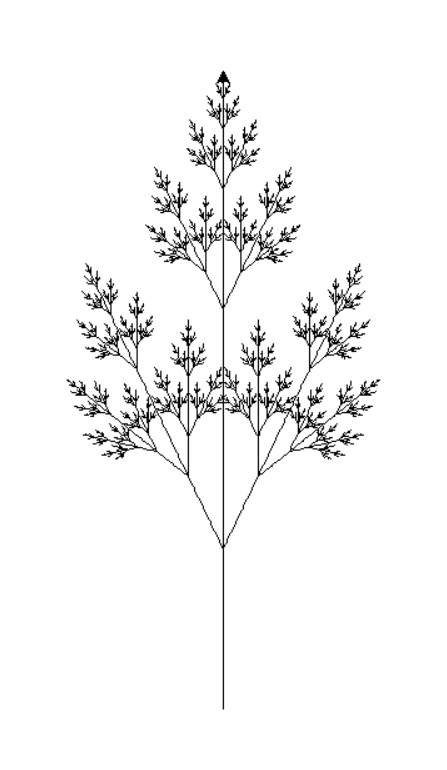

This figure's Python source:
'''
This program draws a tree with arrowlike structures symmetric about the center.
'''


import turtle

#----------------------------- TREE FUNCTION -----------------

def treesym(tortoise,depth,length):
    '''
This function draws a tree.
Parameter:
tortoise:       drawing objects
depth:          level of treesym curve detail
length:         size of line segment

Return value: none
    '''
    
    angle = 25.7
    stack = []              #stack storing turtle state

    if depth == 0:
        tortoise.forward(length)
    else:
        treesym2(tortoise,depth-1, length)
        

        #remember branch
        stack.append(tortoise.xcor())
        stack.append(tortoise.ycor())
        stack.append(tortoise.heading())
        
        tortoise.left(angle)
        treesym(tortoise,depth-1, length)
        
        
        #recall branch
        tortoise.up()
        tortoise.setheading( stack.pop() )
        tortoise.sety( stack.pop() )
        tortoise.setx( stack.pop() )
        tortoise.down()

        #remember branch
        stack.append(tortoise.xcor())
        stack.append(tortoise.ycor())
        stack.append(tortoise.heading())

        tortoise.right(angle)
        treesym(tortoise,depth-1, length)

        #recall branch
        tortoise.up()
        tortoise.setheading( stack.pop() )
        tortoise.sety( stack.pop() )
        tortoise.setx( stack.pop() )
        tortoise.down()

        treesym2(tortoise,depth-1, length)
        treesym(tortoise,depth-1, length)

        
        
#------------------------ FUNCTION TWO --------------------------------
def treesym2(tortoise,depth,length):
    '''
This function draws a tree.
Parameter:
tortoise:       drawing objects
depth:          level of treesym curve detail
length:         size of line segment

Return value: none
    '''
    
    angle = 25.7
    stack = []              #stack storing turtle state

    if depth == 0:
        tortoise.forward(length)
    else:
        treesym2(tortoise,depth-1, length)
        treesym2(tortoise,depth-1, length)
        
#------------------------ MAIN --------------------------------

def main():
    fred = turtle.Turtle()
    fred.setheading(90)
    fred.speed(0)
    fred.up()
    fred.goto(-200,-300)
    fred.down()

    treesym(fred, 7, 2)
    

    


    screen = fred.getscreen()
    screen.exitonclick
#-----------------------------------------
main()
